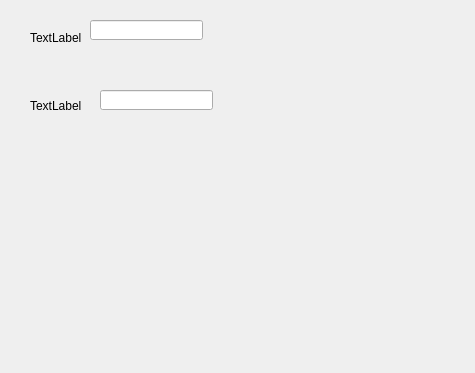
<?xml version="1.0" encoding="UTF-8"?>
<ui version="4.0">
 <class>Form</class>
 <widget class="QWidget" name="Form">
  <property name="geometry">
   <rect>
    <x>0</x>
    <y>0</y>
    <width>475</width>
    <height>373</height>
   </rect>
  </property>
  <property name="windowTitle">
   <string>Form</string>
  </property>
  <widget class="QLabel" name="label">
   <property name="geometry">
    <rect>
     <x>30</x>
     <y>30</y>
     <width>54</width>
     <height>16</height>
    </rect>
   </property>
   <property name="text">
    <string>TextLabel</string>
   </property>
  </widget>
  <widget class="QLineEdit" name="lineEdit">
   <property name="geometry">
    <rect>
     <x>90</x>
     <y>20</y>
     <width>113</width>
     <height>20</height>
    </rect>
   </property>
  </widget>
  <widget class="QLabel" name="label_2">
   <property name="geometry">
    <rect>
     <x>30</x>
     <y>100</y>
     <width>54</width>
     <height>12</height>
    </rect>
   </property>
   <property name="text">
    <string>TextLabel</string>
   </property>
  </widget>
  <widget class="QLineEdit" name="lineEdit_2">
   <property name="geometry">
    <rect>
     <x>100</x>
     <y>90</y>
     <width>113</width>
     <height>20</height>
    </rect>
   </property>
  </widget>
 </widget>
 <resources/>
 <connections/>
</ui>
